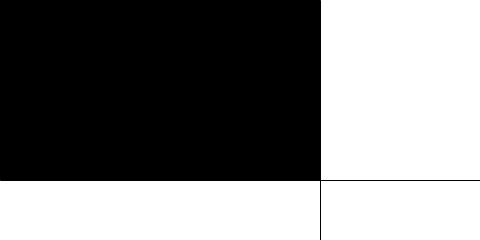
Frame 1 (no input)
Frame 60 (the mouse pressed at the canvas centre just before this capture): identical to frame 1, image omitted
Frame 120 (the mouse held since frame 60 and released just before this capture): identical to frame 1, image omitted

The Processing sketch that drew this single still picture (run headless with seeded random() and noise(); from frame 60 on, the mouse is pressed at the canvas centre):

// Processing sketch: example_05_03_rollovers
// ── example_05_03_rollovers.pde
// Learning Processing
// Daniel Shiffman
// http://www.learningprocessing.com

// Example 5-3: Rollovers
void setup() {
  size(480, 240);
}

void draw() {
  background(255);
  stroke(0);
  line(320,0,320,360);
  line(0,180,640,180);
  
  // Fill a black color
  noStroke();
  fill(0);

  // Depending on the mouse location, a different rectangle is displayed.    
  if (mouseX < 320 && mouseY < 180) {
    rect(0,0,320,180);
  } else if (mouseX > 320 && mouseY < 180) {
    rect(320,0,320,180);
  } else if (mouseX < 320 && mouseY > 180) {
    rect(0,180,320,180);
  } else if (mouseX > 320 && mouseY > 180) {
    rect(320,180,320,180);
  }
}
